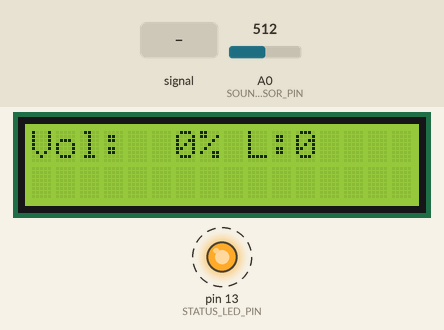
The sketch below on a simulated Arduino Uno, built with avr-gcc and run on an emulated ATmega328P. Parts: 16×2 character LCD, output pins drawn as LEDs (lit = HIGH). Dashed ring = blinking. The inputs (shaded band) are chosen by the test bench; at power-on: A0 (SOUND_SENSOR_PIN) = 512. What the sketch prints to the serial monitor is not drawn.

Above: at 2.3 s.
2.4 s: A0 (SOUND_SENSOR_PIN) fed a 200 Hz sine of ±460 counts around its level
At 3.76 s:
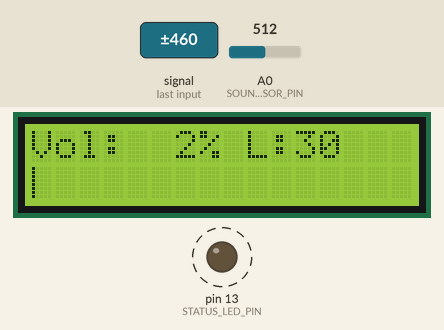
5.4 s: A0 (SOUND_SENSOR_PIN) set to 539
At 6.36 s:
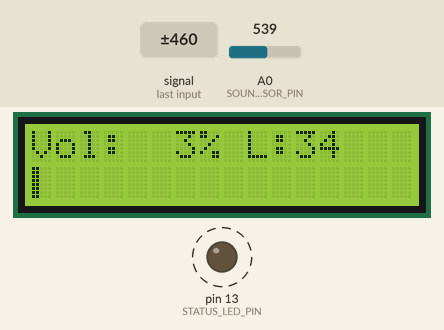
8.4 s: A0 (SOUND_SENSOR_PIN) fed a 50 Hz sine of ±306 counts around its level
At 9.91 s:
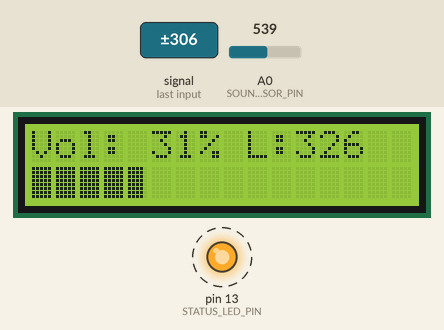
10.5 s: A0 (SOUND_SENSOR_PIN) set to 511
At 10.66 s:
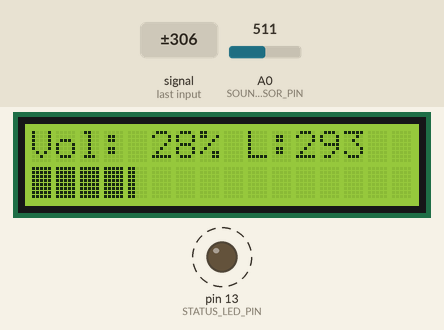
12.7 s: A0 (SOUND_SENSOR_PIN) set to 1023
At 13.91 s:
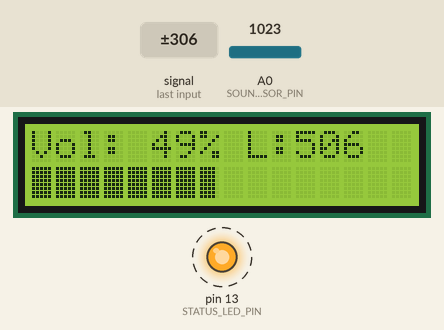
15.0 s: A0 (SOUND_SENSOR_PIN) set to 1018
At 16.1 s:
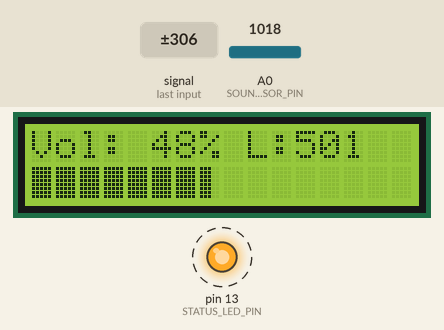
Timing chart, 0 to 19.0 s (numbered marks = the images above; inputs shaded):
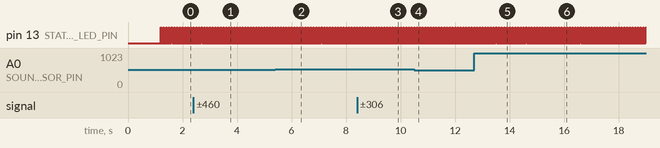

Measured:
- the behaviour switches between 526 and 527 on A0 (SOUND_SENSOR_PIN) (found by bisection; images 1 and 2)
- the behaviour switches between 1019 and 1018 on A0 (SOUND_SENSOR_PIN) (found by bisection; images 5 and 6)
- after the input at 2.4 s, the display: first changes after 0.12 s (image 1 shows a later state)
- after the input at 8.4 s, the display: first changes after 0.12 s (image 3 shows a later state)
- after the input at 10.5 s, the display: changes after 0.12 s (image 4)
- after the input at 12.7 s, the display: first changes after 0.11 s (image 5 shows a later state)
- after the input at 15.0 s, the display: first changes after 0.12 s (image 6 shows a later state)
- by itself, pin 13 (STATUS_LED_PIN): alternates HIGH for 0.02 s and LOW for 0.08 s

The sketch:

sound_volume_analyzer_lcd_i2c.ino
```cpp
#include <Wire.h>
#include <LiquidCrystal_I2C.h>

// Настройки подключения собраны здесь, чтобы не менять логику при смене пинов.
const byte SOUND_SENSOR_PIN = A0;
const byte STATUS_LED_PIN = 13;
const byte LCD_I2C_ADDRESS = 0x27;    // Если дисплей не найден, попробуйте 0x3F.
const byte LCD_COLUMNS = 16;
const byte LCD_ROWS = 2;

// 10 измерений по 100 мс дают окно скользящего среднего ровно 1 секунду.
const unsigned long SENSOR_READ_INTERVAL = 100;
const byte AVERAGE_SAMPLE_COUNT = 10;
const unsigned long LCD_CHECK_INTERVAL = 5000;
const unsigned long ACTIVITY_LED_DURATION = 20;
const unsigned long CALIBRATION_DURATION = 1000;
const int NOISE_REDUCTION = 5;

const int ADC_MIN_VALUE = 0;
const int ADC_MAX_VALUE = 1023;
const int MAX_VOLUME_LEVEL = ADC_MAX_VALUE;

LiquidCrystal_I2C lcd(LCD_I2C_ADDRESS, LCD_COLUMNS, LCD_ROWS);

unsigned long lastSensorReadMillis = 0;
unsigned long lastLcdCheckMillis = 0;
unsigned long activityLedStartedAt = 0;
bool lcdConnected = false;
bool activityLedActive = false;
int soundBaseline = 0;

void initializeDisplay();
bool isI2cDeviceConnected(byte address);
void checkLcdConnection();
int calibrateSoundBaseline();
int readSoundLevel();
int addSoundLevelSample(int rawLevel);
int reduceNoise(int averageLevel);
byte convertVolumeToPercent(int volumeLevel);
void loadLevelBarChars();
void showVolume(int volumeLevel, byte volumePercent);
void showMessage(const char *line1, const char *line2);
void blinkActivity();
void updateActivityLed(unsigned long now);

void setup() {
  pinMode(STATUS_LED_PIN, OUTPUT);
  pinMode(SOUND_SENSOR_PIN, INPUT);

  // Serial нужен как запасной вывод, если LCD не подключен или отключился.
  Serial.begin(9600);
  Wire.begin();

  initializeDisplay();

  if (lcdConnected) {
    showMessage("Calibrating", "keep silence");
  }

  soundBaseline = calibrateSoundBaseline();

  if (lcdConnected) {
    showMessage("Sound analyzer", "A0 calibrated");
  }

  Serial.println(F("Sound volume analyzer started"));
  Serial.print(F("Sound baseline: "));
  Serial.println(soundBaseline);
  if (!lcdConnected) {
    Serial.println(F("LCD error: display not found on I2C"));
  }
}

void loop() {
  unsigned long now = millis();
  updateActivityLed(now);

  if (now - lastLcdCheckMillis >= LCD_CHECK_INTERVAL) {
    lastLcdCheckMillis = now;
    checkLcdConnection();
  }

  if (now - lastSensorReadMillis >= SENSOR_READ_INTERVAL) {
    lastSensorReadMillis = now;

    int rawLevel = readSoundLevel();
    int averageLevel = addSoundLevelSample(rawLevel);
    int volumeLevel = reduceNoise(averageLevel);
    byte volumePercent = convertVolumeToPercent(volumeLevel);

    showVolume(volumeLevel, volumePercent);
    blinkActivity();

    Serial.print(F("Sound raw: "));
    Serial.print(rawLevel);
    Serial.print(F(", avg 1s: "));
    Serial.print(averageLevel);
    Serial.print(F(", baseline: "));
    Serial.print(soundBaseline);
    Serial.print(F(", volume: "));
    Serial.print(volumeLevel);
    Serial.print(F(", level: "));
    Serial.print(volumePercent);
    Serial.println(F("%"));
  }
}
```

Checks.ino
```cpp
bool isI2cDeviceConnected(byte address) {
  // Wire.endTransmission() возвращает 0, только если устройство ответило на этом адресе.
  Wire.beginTransmission(address);
  return Wire.endTransmission() == 0;
}

void checkLcdConnection() {
  // Периодически проверяем LCD, чтобы вывод восстановился после повторного подключения.
  bool wasConnected = lcdConnected;
  lcdConnected = isI2cDeviceConnected(LCD_I2C_ADDRESS);

  if (lcdConnected && !wasConnected) {
    lcd.init();
    lcd.backlight();
    loadLevelBarChars();
    showMessage("LCD connected", "");
  } else if (!lcdConnected && wasConnected) {
    Serial.println(F("LCD error: display disconnected"));
  }
}

void blinkActivity() {
  // Только запускаем вспышку: выключение делает updateActivityLed() без блокировки.
  digitalWrite(STATUS_LED_PIN, HIGH);
  activityLedStartedAt = millis();
  activityLedActive = true;
}

void updateActivityLed(unsigned long now) {
  if (!activityLedActive) {
    return;
  }

  if (now - activityLedStartedAt >= ACTIVITY_LED_DURATION) {
    digitalWrite(STATUS_LED_PIN, LOW);
    activityLedActive = false;
  }
}
```

Display.ino
```cpp
byte levelBarChars[6][8] = {
  {0, 0, 0, 0, 0, 0, 0, 0},
  {16, 16, 16, 16, 16, 16, 16, 16},
  {24, 24, 24, 24, 24, 24, 24, 24},
  {28, 28, 28, 28, 28, 28, 28, 28},
  {30, 30, 30, 30, 30, 30, 30, 30},
  {31, 31, 31, 31, 31, 31, 31, 31}
};

void initializeDisplay() {
  // Сначала проверяем I2C: отсутствие дисплея не должно останавливать программу.
  lcdConnected = isI2cDeviceConnected(LCD_I2C_ADDRESS);
  if (!lcdConnected) {
    return;
  }

  lcd.init();
  lcd.backlight();
  loadLevelBarChars();
}

void loadLevelBarChars() {
  // Пользовательские символы позволяют рисовать шкалу с шагом 1/5 знакоместа.
  for (byte i = 0; i < 6; i++) {
    lcd.createChar(i, levelBarChars[i]);
  }
}

void showVolume(int volumeLevel, byte volumePercent) {
  if (!lcdConnected) {
    Serial.println(F("LCD error: display not connected"));
    return;
  }

  lcd.clear();
  lcd.setCursor(0, 0);
  lcd.print(F("Vol:"));
  printPaddedPercent(volumePercent);
  lcd.print(F("% L:"));
  lcd.print(volumeLevel);

  drawVolumeBar(volumePercent);
}

void printPaddedPercent(byte volumePercent) {
  if (volumePercent < 100) {
    lcd.print(' ');
  }
  if (volumePercent < 10) {
    lcd.print(' ');
  }
  lcd.print(volumePercent);
}

void drawVolumeBar(byte volumePercent) {
  lcd.setCursor(0, 1);

  int filledParts = map(volumePercent, 0, 100, 0, LCD_COLUMNS * 5);

  for (byte column = 0; column < LCD_COLUMNS; column++) {
    int partsInColumn = filledParts - column * 5;
    partsInColumn = constrain(partsInColumn, 0, 5);
    lcd.write((byte)partsInColumn);
  }
}

void showMessage(const char *line1, const char *line2) {
  lcd.clear();
  lcd.setCursor(0, 0);
  lcd.print(line1);
  lcd.setCursor(0, 1);
  lcd.print(line2);
}
```

Sound.ino
```cpp
int soundLevelSamples[AVERAGE_SAMPLE_COUNT];
byte soundLevelSampleIndex = 0;
byte soundLevelSampleCount = 0;
long soundLevelSampleSum = 0;

int calibrateSoundBaseline() {
  unsigned long startedAt = millis();
  unsigned long sampleCount = 0;
  unsigned long sampleSum = 0;

  // Во время калибровки датчик должен находиться в тишине: это станет базовым уровнем.
  while (millis() - startedAt < CALIBRATION_DURATION) {
    sampleSum += analogRead(SOUND_SENSOR_PIN);
    sampleCount++;
  }

  if (sampleCount == 0) {
    return 0;
  }

  return sampleSum / sampleCount;
}

int readSoundLevel() {
  // Абсолютный уровень берем напрямую с аналогового выхода датчика: 0..1023.
  return analogRead(SOUND_SENSOR_PIN);
}

int addSoundLevelSample(int rawLevel) {
  rawLevel = constrain(rawLevel, ADC_MIN_VALUE, ADC_MAX_VALUE);

  if (soundLevelSampleCount < AVERAGE_SAMPLE_COUNT) {
    soundLevelSamples[soundLevelSampleIndex] = rawLevel;
    soundLevelSampleSum += rawLevel;
    soundLevelSampleCount++;
  } else {
    soundLevelSampleSum -= soundLevelSamples[soundLevelSampleIndex];
    soundLevelSamples[soundLevelSampleIndex] = rawLevel;
    soundLevelSampleSum += rawLevel;
  }

  soundLevelSampleIndex++;
  if (soundLevelSampleIndex >= AVERAGE_SAMPLE_COUNT) {
    soundLevelSampleIndex = 0;
  }

  return soundLevelSampleSum / soundLevelSampleCount;
}

int reduceNoise(int averageLevel) {
  int volumeLevel = averageLevel - soundBaseline - NOISE_REDUCTION;

  if (volumeLevel < 0) {
    return 0;
  }

  return volumeLevel;
}

byte convertVolumeToPercent(int volumeLevel) {
  volumeLevel = constrain(volumeLevel, 0, MAX_VOLUME_LEVEL);
  return map(volumeLevel, 0, MAX_VOLUME_LEVEL, 0, 100);
}
```
